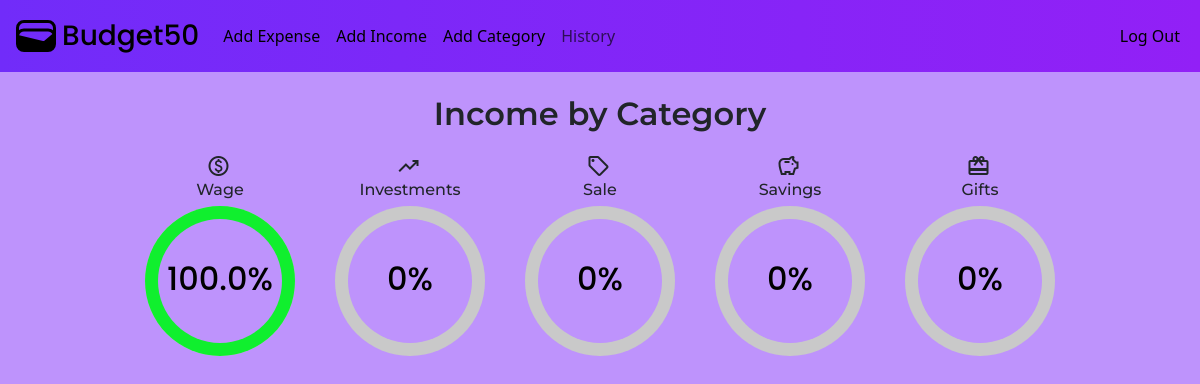
Screenshot of /show-income (signed in) with the database file from the repository.
### tables this page shows
CREATE TABLE income_categories (
    id INTEGER PRIMARY KEY AUTOINCREMENT NOT NULL,
    name TEXT NOT NULL,
    icon TEXT NOT NULL,
    color TEXT NOT NULL,
    user_id INTEGER,
    FOREIGN KEY(user_id) REFERENCES users(id)
);

### app.py (the view)
@app.route("/show-income")
@login_required
def showIncome():
    categories = db.execute("SELECT * FROM income_categories WHERE user_id IS NULL OR user_id = ?", session["user_id"])
    for category in categories:
        category["percentage"] = 0
        category["degree"] = 0
    incomes = db.execute("SELECT SUM(incomes.total) AS total, income_categories.name, income_categories.id FROM incomes JOIN income_categories ON incomes.category_id = income_categories.id WHERE incomes.user_id = ? GROUP BY category_id",
                          session["user_id"])
    sum = 0
    for i in range(len(incomes)):
        sum += incomes[i]["total"]
    for i in range(len(incomes)):
        incomes[i]["total"] = round(((incomes[i]["total"] / sum) * 100), 1)
    for income in incomes:
        for category in categories:
            if income["id"] == category["id"]:
                category["percentage"] = income["total"]
                category["degree"] = round(((category["percentage"] / 100) * 180), 1)
                break
    categories.sort(key=get_percentage, reverse=True)
    return render_template("show-income.html", categories=categories)

### app.py (called while the page is built)
def get_percentage(record):
    return record.get('percentage')

@app.after_request
def after_request(response):
    response.headers["Cache-Control"] = "no-cache, no-store, must-revalidate"
    response.headers["Expires"] = 0
    response.headers["Pragma"] = "no-cache"
    return response

### helpers.py (called while the page is built)
def login_required(f):
    @wraps(f)
    def decorated_function(*args, **kwargs):
        if session.get("user_id") is None:
            return redirect("/login")
        return f(*args, **kwargs)
    return decorated_function

### templates/show-income.html (shortened to what this page needs)
{% extends "layout.html" %}
{% block main %}
    <main class="main-index">
        <p id="text-expenses">Income by Category</p>
        <div class="container-bars">
            <div class="bars">
                {% for i in range(categories|length) %}
                <div>
                    <div class="all">
                        <span class="material-symbols-outlined" style="margin-right: 3px;">
                        </span>
                        <p id="name-category">
                            {{ categories[i]["name"] }}
                        </p>
                        <div class="circle-wrap">
                            <div class="circle">
                                <div class="inside-circle">
                                    {{categories[i]["percentage"]}}%
                                </div>
                            </div>
                        </div>
                    </div>
                </div>
                {% endfor %}
            </div>
        </div>
    </main>
{% endblock %}

### static/styles.css (style rules this page uses)
body { background: #BE93FC; margin: 0; user-select: none; overflow: overlay; }
.container-bars { display: flex; align-items: center; justify-content: center; }
.bars { width: 1200px; display: flex; align-items: center; justify-content: center; flex-wrap: wrap; }
.all { display: flex; flex-direction: column; align-items: center; justify-content: center; }
#name-category { margin: 0; font-family: 'Montserrat'; font-weight: 500; font-size: 9; }
.circle-wrap { display: grid; grid-template-columns: repeat(1, 160px); grid-gap: 80px; width: 150px; height: 150px; background: #c9c9c9; border-radius: 50%; margin: 4px 20px 20px; }
.circle-wrap .inside-circle { width: 124px; height: 124px; border-radius: 50%; background: #BE93FC; line-height: 120px; text-align: center; margin-top: 13px; margin-left: 13px; color: black; position: absolute; z-index: 100; font-weight: 500; font-size: 2em; }
#text-expenses { font-family: 'Montserrat', sans-serif; text-align: center; padding-top: 18px; font-size: 2rem; font-weight: 600; }
.main-index { font-family: 'Poppins', sans-serif; font-weight: 400; }

### rows the page displays
income_categories: name "Wage"
income_categories: name "Investments"
income_categories: name "Sale"
income_categories: name "Savings"
income_categories: name "Gifts"

### other values shown
{{ categories[i]["percentage"] }} "100.0" "0" "0" "0" "0"
